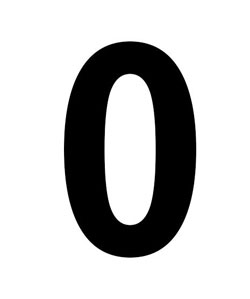
//> input picture 0.jpg, 250 x 299 px
$ ./4_2   (built with g++ and OpenCV 4)
//> lines starting //> are read from the running program, lines starting //| are printed output that depends on the picture; after the words box and inside, x2 and y2 are one past the last pixel; in counts of white or black regions, pixels touching at a corner belong together
#include <opencv2/opencv.hpp>
#include <iostream>

using namespace cv;
using namespace std;

vector<vector<Point>> C;

Point DELTA(Point x, int d) {
	if (d == 0)
		return Point(x.x + 1, x.y);
	else if (d == 1)
		return Point(x.x, x.y + 1);
	else if (d == 2)
		return Point(x.x-1, x.y);
	else if (d == 3)
		return Point(x.x, x.y - 1);
}

Point FindNextPoint(Point x, int* d, Mat I, int** LM) {

	for (int i = 0; i < 3; i++) {
		Point x1 = DELTA(x, *d);
		if ((int)I.at<uchar>(x1.y, x1.x) == 0) {
			LM[x1.y][x1.x] = -1;
			*d = (*d + 1) % 4;
		}
		else {
			return x1;
		}
	}
	return x;
}


vector<int> TraceContour(Point Xs, int ds, int Lc, Mat I, int** LM) {
	int dnext = ds;
	Point XT = FindNextPoint(Xs, &dnext, I, LM);
	vector<Point> c;
	c.push_back(XT);
	vector<int> chainCode;
	chainCode.push_back(dnext);

	Point Xp = Xs;
	Point Xc = XT;
	bool done = (Xs == XT);
	while (!done) {
		LM[Xc.y][Xc.x] = Lc;

		int dsearch = (dnext + 3) % 4;
		Point Xn = FindNextPoint(Xc, &dsearch, I, LM);
		dnext = dsearch;
		Xp = Xc;
		Xc = Xn;
		done = (Xp == Xs);
		if (!done) {
			c.push_back(Xn);
			chainCode.push_back(dnext);
		}
	}
	C.push_back(c);
	return chainCode;
}

int main() {

	Mat image0 = imread("0.jpg", IMREAD_GRAYSCALE);
//> image0 is the input picture: 299 rows x 250 cols, CV_8UC1; min 0, max 255, mean 196.9
	Mat image8 = imread("8.jpg", IMREAD_GRAYSCALE);
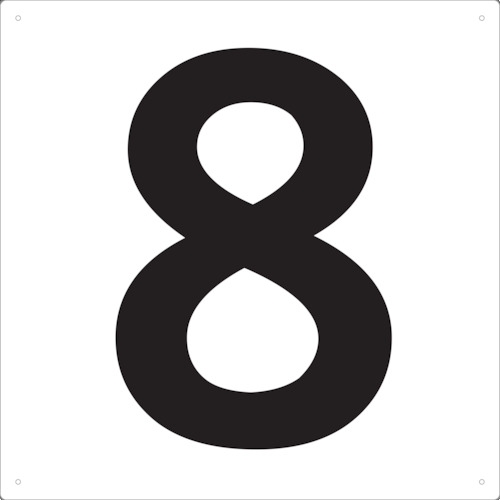
//> input picture 8.jpg, 500 x 500 px
//> image8: 500 rows x 500 cols, CV_8UC1; min 0, max 255, mean 194.9

	Mat image;

	threshold(image0, image, 50, 255, THRESH_BINARY_INV);
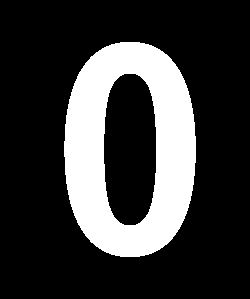
//> image: 299 rows x 250 cols, CV_8UC1; 22.4% white; 1 white region, box (x1, y1, x2, y2) and area: (64, 42, 196, 257) 16719

	imshow("image", image);

	int w = image.cols;
//> w = 250
	int h = image.rows;
//> h = 299

	vector<vector<int>> ChainCode;
	int** LM;
	LM = new int* [h];
	for (int i = 0; i < h; i++)
		LM[i] = new int[w];

	for (int v = 0; v < h; v++)
		for (int u = 0; u < w; u++)
			LM[v][u] = 0;

	int R = 0;

	for (int v = 0; v < h; v++) {
		int Lk = 0;
		for (int u = 0; u < w; u++) {
			if ((int)image.at<uchar>(v, u) != 0) {
				if (Lk != 0) {
					LM[v][u] = Lk;
				}
				else {
					Lk = LM[v][u];
					if (Lk == 0) {
						R = R + 1;
						Lk = R;
						Point Xs(u, v);
						ChainCode.push_back(TraceContour(Xs, 0, Lk, image, LM));
						LM[v][u] = Lk;
					}
				}
			}
			else {
				if (Lk != 0) {
					if (LM[v][u] == 0) {
						Point Xs(u - 1, v);
						ChainCode.push_back(TraceContour(Xs, 1, Lk, image, LM));
					}
					Lk = 0;
				}
			}
		}
	}
//> this loop made 299 passes
//> R on passes 1 to 3: 0, 0, 0
//> after the loop, R = 1; ChainCode = 2 items
	Mat test = Mat::zeros(h, w, CV_8UC1);

	for (int idx = 0; idx < C.size(); idx++) {
		cout << "Contour Start Point : " << C[idx][0]<< endl;
		cout << "Contour second Point : " << C[idx][1] << endl;
		for (int jdx = 0; jdx < C[idx].size(); jdx++) {
			test.at<uchar>(C[idx][jdx].y, C[idx][jdx].x) = 255;
		}
		cout <<endl<< "ChainCode" << endl;
		for (int jdx = 0; jdx < ChainCode[idx].size(); jdx++) {
			cout << ChainCode[idx][jdx];
		}
		cout << endl << endl << endl;
	}
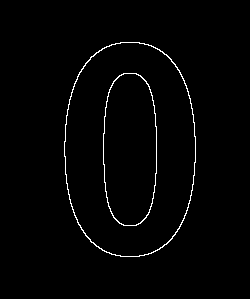
//> test: 299 rows x 250 cols, CV_8UC1; 1.5% white in thin lines or dots, all inside (x1, y1, x2, y2) = (64, 42, 196, 257)

	imshow("Test", test);

	waitKey(0);
}
